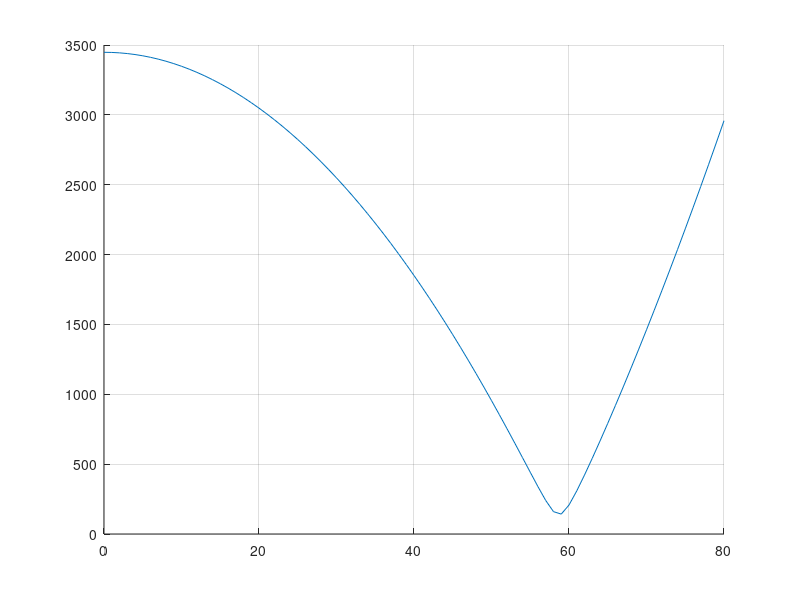

Source code (MATLAB):
clear all;
t=0;
E=0.02;
w1=18.85;
w2=42.39;
w3=58.718;
w12=w1^2;
w22=w2^2;
w32=w3^2;
F10=4.2336e-3*600;
F20=-4.42926e-3*600;
F30=3.3105e-3*600;
F1=F10*sin(w1*t);
F2=F20*sin(w1*t);
F3=F30*sin(w1*t);

M=eye(3,3);
C=2*E*[w1,0,0;0,w2,0;0,0,w3];
K=[w12,0,0;0,w22,0;0,0,w32];
F=[F10,0,0;0,F20,0;0,0,F30];
I=eye(3,3);
O=zeros(3,3);
A=[C,K;I,O];
B=[F,O;O,O];
C=[I,O;O,O];
w=18;
s=sqrt(-1)*w;
H=C*inv(s*[I,O;O,I]-A)*B;

j=sqrt(-1);
i=0;
for w=0:80
    i=i+1;
    s=j*w;
    H=[s^2+2*E*w1*s+w12; 
       s^2+2*E*w2*s+w22; 
       s^2+2*E*w3*s+w32];
    y0=abs(H);
    Y0(i)=y0(3);
    theta(i)=real(H)\imag(H);
    W(i)=w;
end
figure(1);
hold on;
plot(W,Y0);
grid on;
